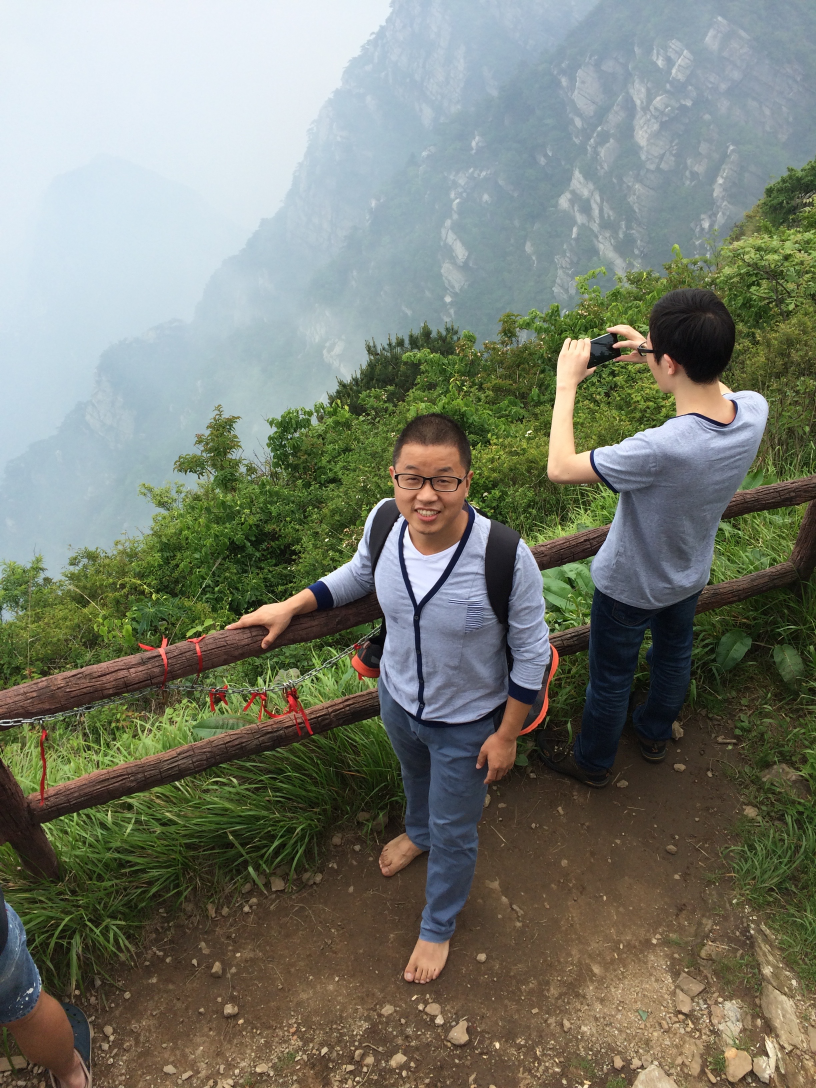
#> input picture IMG_0491.jpg, 2448 x 3264 px (shown at 1/3 size)
$ python cv1.2.py
#> lines starting #> are read from the running program, lines starting #| are printed output that depends on the picture
from PIL import Image
from pylab import *

im=array(Image.open('IMG_0491.jpg'))
#> im is the input picture: shape (3264, 2448, 3); mean R, G, B 119.5, 123.3, 111

imshow(im)

x=[100,100,400,400]
y=[200,500,200,500]
plot(x,y,'r*')

plot(x[:2], y[:2])

title('ploting:"jpg"')

show()
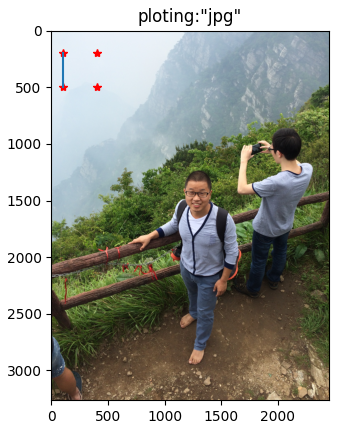
#> figure drawn by matplotlib, 1 panel

$ run again, with psb-3.jpeg copied over IMG_0491.jpg
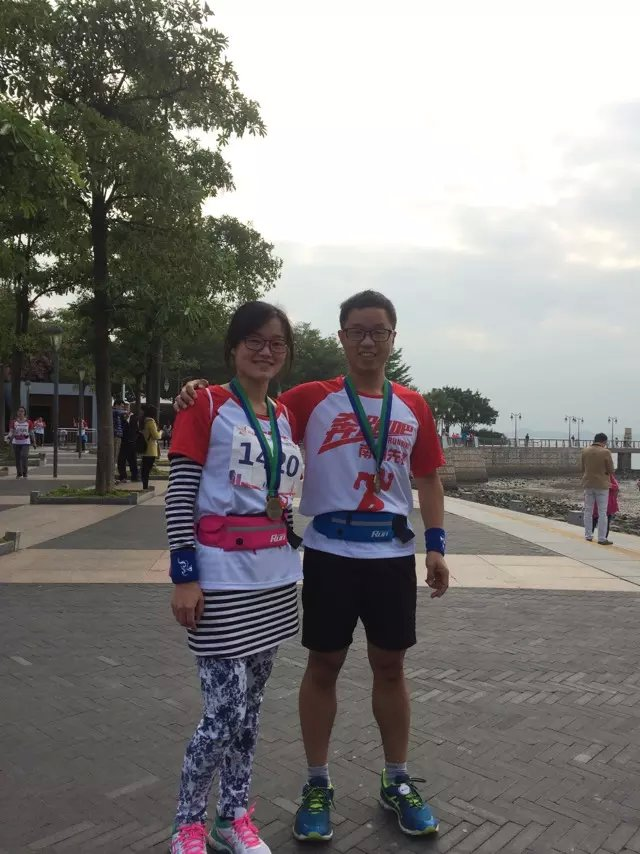
#> input picture psb-3.jpeg, 640 x 854 px
#> im is the input picture: shape (854, 640, 3); mean R, G, B 129.8, 126.8, 125.2
#> `show()`:
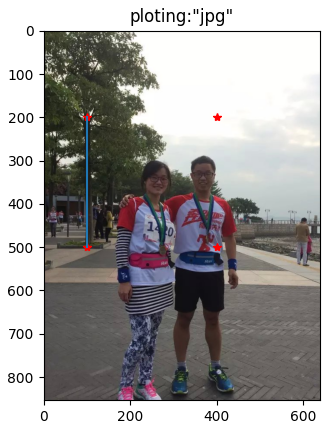
#> figure drawn by matplotlib, 1 panel
